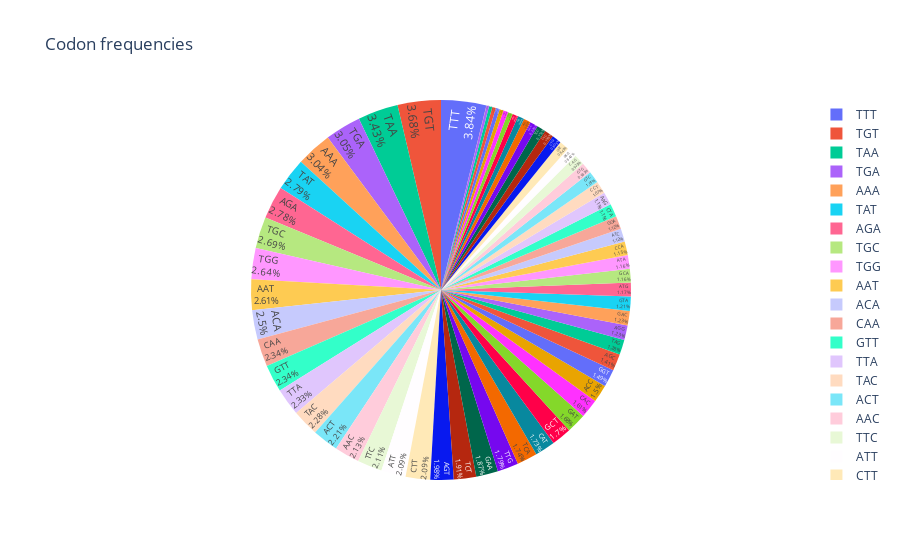

Write notebook code for a chart like this one.
### Markdown cell above
# Посчитать частоты кодонов

### Code cell
def get_codon_frequency(dna_seq: Seq) -> dict[str, int]:
    codon_freq = dict()
    for i in range(0, len(dna_seq), 3):
        codon = dna_seq[i:i+3]
        if codon not in codon_freq:
            codon_freq[str(codon)] = 0
        codon_freq[str(codon)] += 1

    total_count = len(dna_seq) // 3
    for codon, count in codon_freq.items():
        codon_freq[str(codon)] = count / total_count
    
    as_df = pd.DataFrame(list(codon_freq.items()), columns=['codon', 'frequency'])
    return as_df

frequency = get_codon_frequency(seq)
fig = px.pie(frequency, values='frequency', names='codon', title='Codon frequencies')
fig.update_traces(textposition='inside', textinfo='percent+label')
fig.show()

### Figure 1 — Plotly figure (JSON) as saved in the notebook; plotly's stock layout.template omitted (floating-point values rounded to 4 significant figures)
{"data": [{"domain": {"x": [0, 1], "y": [0, 1]}, "hovertemplate": "codon=%{label}<br>frequency=%{value}<extra></extra>", "labels": ["ATT", "AAA", "GGT", "TTA", "TAC", "CTT", "CCC", "AGG", "TAA", "CAA", "ACC", "AAC", "TCG", "ATC", "TCT", "TGT", "AGA", "GTT", "CTC", "ACG", "TTT", "GTG", "GCT", "GTC", "ACT", "CGG", "CTG", "CAT", "TAG", "TGC", "CAC", "GCA", "GTA", "ATA", "AAT", "CGT", "TGA", "CAG", "GAC", "AGT", "TTC", "TCC", "TTG", "CCG", "AGC", "ACA", "GAA", "GAT", "GGA", "GAG", "CCT", "TGG", "CGA", "CCA", "GCC", "GGC", "TCA", "CTA", "TAT", "GGG", "CGC", "GCG", "ATG", "AAG", "AA"], "legendgroup": "", "name": "", "showlegend": true, "textinfo": "percent+label", "textposition": "inside", "type": "pie", "values": [0.02087, 0.0304, 0.01495, 0.02328, 0.02278, 0.02087, 0.004214, 0.01234, 0.03431, 0.02338, 0.01505, 0.02127, 0.003411, 0.01124, 0.01906, 0.03682, 0.02779, 0.02338, 0.007826, 0.00602, 0.03843, 0.009331, 0.01696, 0.01013, 0.02207, 0.003311, 0.008026, 0.01726, 0.01284, 0.02689, 0.01605, 0.01164, 0.01214, 0.01164, 0.02609, 0.005418, 0.0305, 0.00923, 0.01234, 0.01977, 0.02107, 0.007525, 0.01786, 0.002809, 0.01415, 0.02498, 0.01866, 0.01676, 0.01124, 0.008428, 0.01074, 0.02639, 0.00311, 0.01154, 0.006823, 0.008428, 0.01736, 0.01104, 0.02789, 0.004916, 0.004013, 0.002207, 0.01174, 0.01104, 0.0001003]}], "layout": {"legend": {"tracegroupgap": 0}, "title": {"text": "Codon frequencies"}}}
